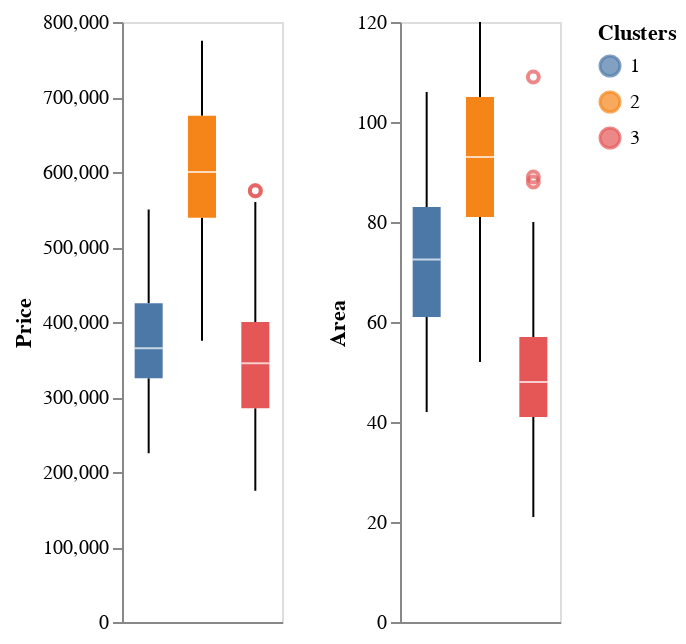

Source (notebook cell):
### Code cell
alt.hconcat(Price,Area)

### Figure 1 — Vega-Lite specification as saved in the notebook (floating-point values rounded to 4 significant figures; data arrays with more than 128 entries replaced by an {"elided": "..."} marker saying what was removed)
{"config": {"view": {"continuousWidth": 400, "continuousHeight": 300}}, "hconcat": [{"mark": "boxplot", "encoding": {"color": {"field": "Clusters", "type": "nominal"}, "x": {"axis": {"grid": false, "labels": true, "ticks": true, "values": [0]}, "field": "Clusters", "title": null, "type": "nominal"}, "y": {"axis": {"grid": false, "labels": true, "ticks": true}, "field": "Price", "type": "quantitative"}}, "height": 300, "width": 80}, {"mark": "boxplot", "encoding": {"color": {"field": "Clusters", "type": "nominal"}, "x": {"axis": {"grid": false, "labels": true, "ticks": true, "values": [0]}, "field": "Clusters", "title": null, "type": "nominal"}, "y": {"axis": {"grid": false, "labels": true, "ticks": true}, "field": "Area", "type": "quantitative"}}, "height": 300, "width": 80}], "data": {"name": "data-eb9ce62f79087c9df985196d4a54831b"}, "$schema": "https://vega.github.io/schema/vega-lite/v4.17.0.json", "datasets": {"data-eb9ce62f79087c9df985196d4a54831b": {"elided": "648 records"}}}
